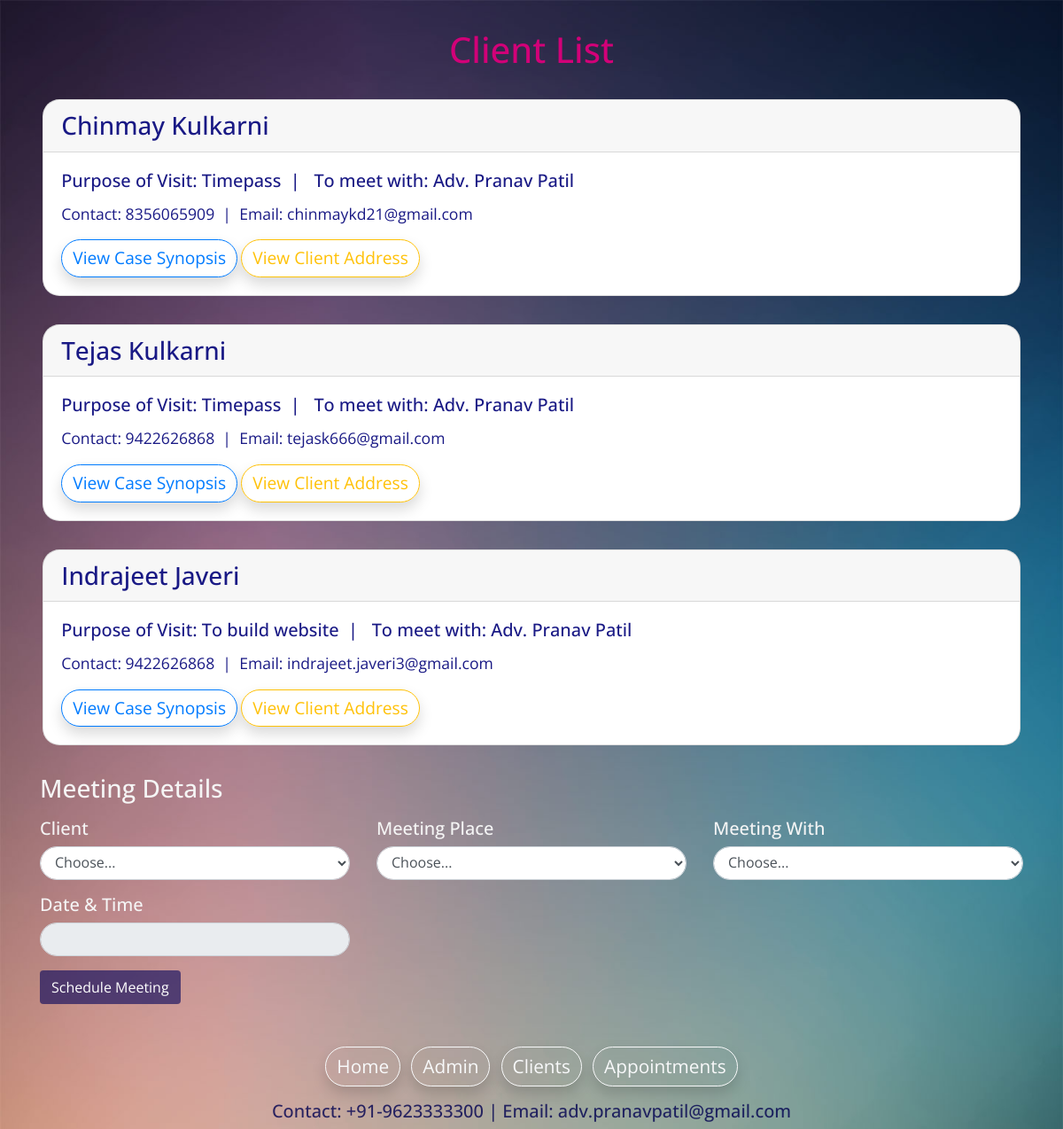
Page /clients on the earlier database version.
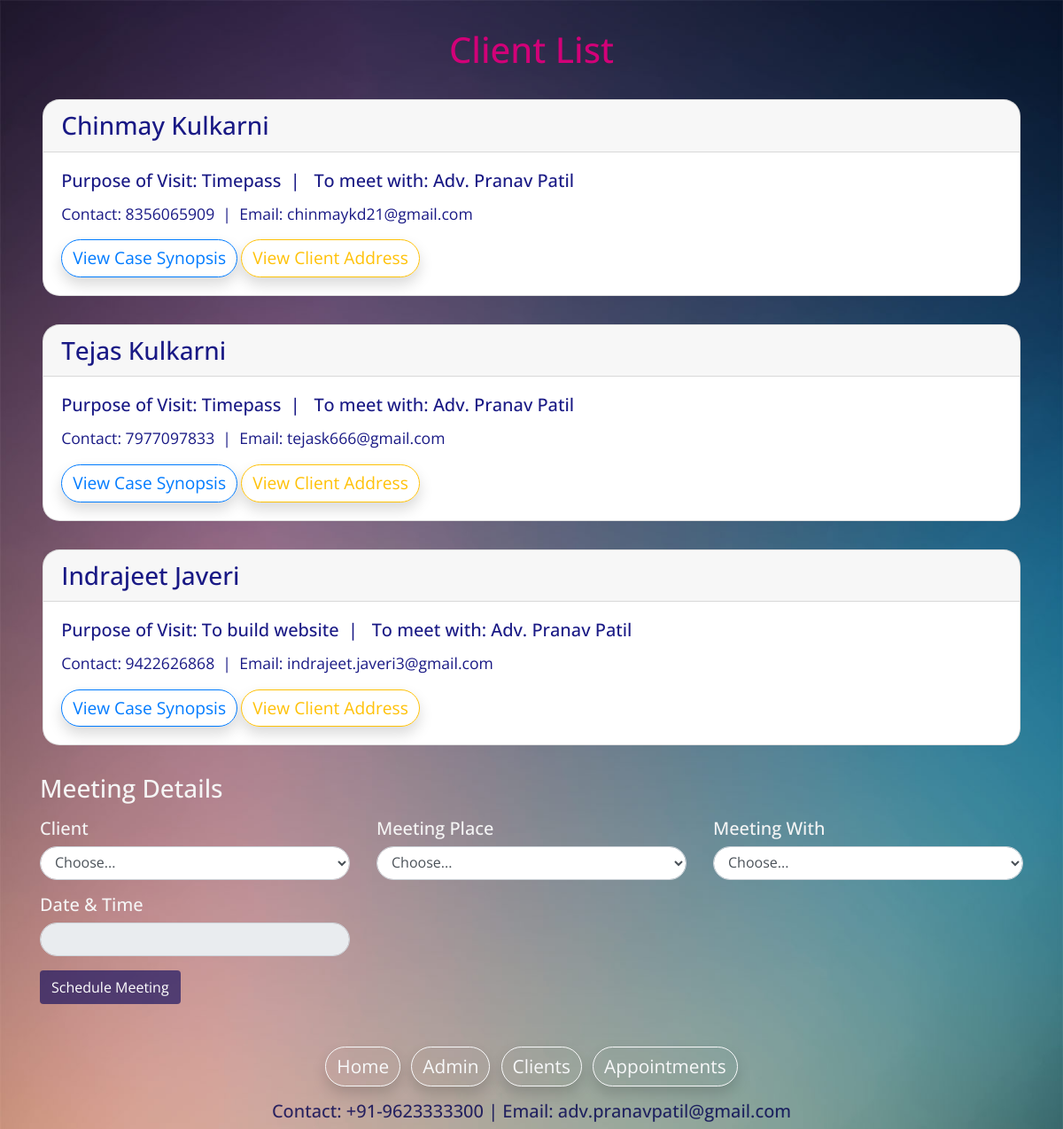
Same page on the later database version.
### patiladmin/models.py (models this page shows, shortened)
class client(models.Model):
    first_name = models.CharField(max_length=255)
    last_name = models.CharField(max_length=255)
    contact = models.BigIntegerField()
    email = models.CharField(max_length=255)
    address = models.CharField(max_length=255)
    city = models.CharField(max_length=255)
    state = models.CharField(max_length=255)
    zipcode = models.BigIntegerField()
    pVisit = models.CharField(max_length=255)
    toMeet = models.CharField(max_length=255)
    hAbout = models.CharField(max_length=255)
    caseSynopsis = models.TextField(default="No case data provided by client")
    dateofvisit = models.DateField(default=timezone.now)

### patiladmin/views.py (the view)
# urls.py: path('clients', views.clientlist),
def clientlist(request):
    clist = client.objects.all()
    return render(request, 'patiladmin/clients.html', {'clients': clist})

### patiladmin/templates/patiladmin/clients.html (shortened to what this page needs)
{% extends 'patiladmin/baselayout.html' %}
{% load static %}
{% block content%}
<div class="container">
	<link rel="stylesheet" href="https://cdnjs.cloudflare.com/ajax/libs/animate.css/3.7.0/animate.min.css" type="text/css">
	<link rel="stylesheet" href="https://cdn.jsdelivr.net/npm/flatpickr/dist/flatpickr.min.css">
	<div class="text-center" style="padding-top: 2rem;color: rgb(210,0,120)">
		<h1>Client List</h1>
	</div>
	{% for client in clients %}
	<div style="background-color: rgb(256, 256, 256);color: rgba(0,0,120,0.9);margin: 2rem 0.2rem;border-radius: 1.2rem;"
	 class="card animated fadeIn">
		<h3 class="card-header" id="cName{{ forloop.counter }}">{{client.first_name}}&nbsp;{{client.last_name}}</h5>
			<div class="card-body">
				<h5 class="card-title">Purpose of Visit: {{client.pVisit}}&nbsp;&nbsp;|&nbsp;&nbsp; To meet with:
					{{client.toMeet}}</h5>
				<p class="card-text" style="font-size: 1.1rem;">Contact: <span id="cMobile{{ forloop.counter }}">{{client.contact}}</span>&nbsp;&nbsp;|&nbsp;&nbsp;Email:
					{{client.email}}</p>
				<button type="button" id="{{ forloop.counter }}" class="btn btn-outline-primary shadow cSynopModalTrigger" style="font-size: 1.2rem;border-radius: 1.5rem;">View
					Case Synopsis</button>
				<button type="button" id="{{ forloop.counter }}" class="btn btn-outline-warning shadow cAddrModalTrigger" style="font-size: 1.2rem;border-radius: 1.5rem;">View
					Client Address</button>
			</div>
	</div>
	{% endfor %}
	<div class="row">
		<div class="col-md-12">
			<h3 class="mb-3">Meeting Details</h4>
				<div class="row">
					<div class="col-md-4 mb-3">
						<h5>Client</h5>
						<select name="test" id="selClient" style="border-radius: 1.2rem;" class="form-control" required>
							<option value="">Choose...</option>
						</select>
					</div>
					<div class="col-md-4 mb-3">
						<h5>Meeting Place</h5>
						<select name="meetP" id="selPlace" style="border-radius: 1.2rem;" class="form-control" required>
							<option>Choose...</option>
						</select>
					</div>
					<div class="col-md-4 mb-3">
						<h5>Meeting With</h5>
						<select name="meetW" id="selAdv" style="border-radius: 1.2rem;" class="form-control" required>
							<option value="">Choose...</option>
						</select>
					</div>
					<div class="col-md-4 mb-3">
						<h5 class="control-label">Date & Time</h5>
						<input class="form-control" value="" id="dtTime" name="dateA" style="border-radius: 1.2rem;" readonly>
					</div>
				</div>
				<button id="schMeeting" class="btn" style="color:#FFFFFF;background-color: rgba(0, 0, 90, 0.6)">Schedule
					Meeting</a>
		</div>
	</div>
</div>
{% endblock %}

Differences in the rows shown:
changed client "Tejas": contact "9422626868" → "7977097833"
